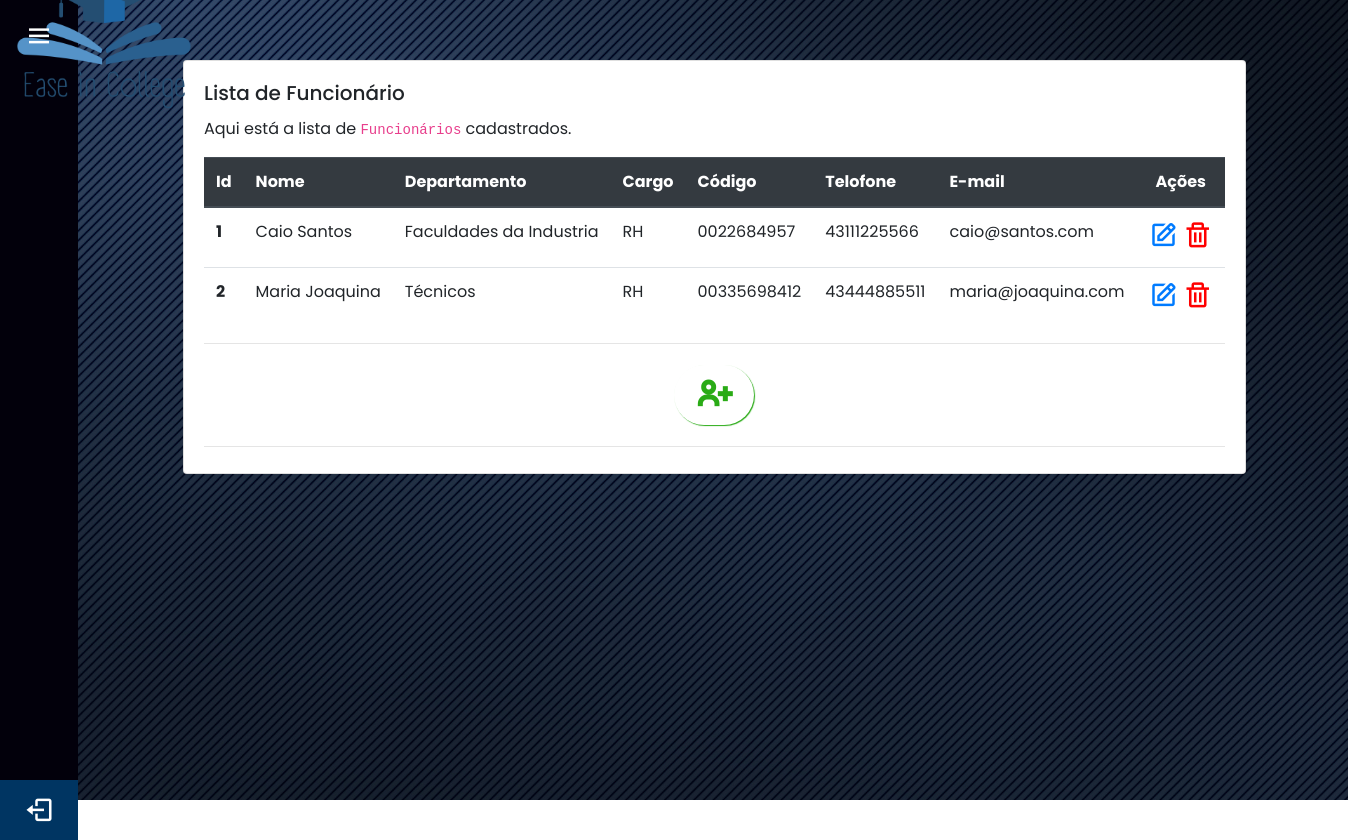
Screenshot of /app1/funcionarios/ with the database file from the repository.
### app1/models.py (models this page shows, shortened)
class CadastroFuncionario(models.Model):
    nome = models.CharField(max_length=100)
    departamento = models.CharField(max_length=100)
    cargo = models.CharField(max_length=100)
    codigo = models.CharField(max_length=100)
    telefone = models.CharField(max_length=14)
    email = models.EmailField(unique=True)
    senha = models.CharField(max_length=10)
    class Meta:
        verbose_name = 'Cadastro de Funcionário'
        verbose_name_plural = 'Cadastros de Funcionários'

### app1/views.py (the view)
# urls.py: path('funcionarios/', FuncionarioListView.as_view(), name="lista_funcionarios"),
class FuncionarioListView(ListView):
    template_name = "app3/funcionario/lista.html"
    model = CadastroFuncionario
    context_object_name = "funcionarios"

### templates/app3/funcionario/lista.html (shortened to what this page needs)
{% extends "app3/layouts/base.html" %}
{% block conteudo %}
<div class="container" style="padding: 60px 0px; margin-left: 120px; width: 1380px; display: flex">
  <div class="row">
    <div class="col-lg-15 col-md-12 col-sm-12 col-xs-12" style="padding: 0px">
      <div class="card">
        <div class="card-body" style="padding-bottom: 10px">
          <h5 class="card-title">Lista de Funcionário</h5>
          {% if funcionarios|length > 0 %}
            <p class="card-text">
              Aqui está a lista de <code>Funcionários</code> cadastrados.
            </p>
            <div class="search-list">
            <table class="table" id="myTable">
              <thead class="thead-dark">
              <tr>
                <th scope="col">Id</th>
                <th scope="col">Nome</th>
                <th scope="col">Departamento</th>
                <th scope="col">Cargo</th>
                <th scope="col">Código</th>
                <th scope="col">Telofone</th>
                <th scope="col">E-mail</th>
                <th scope="col" class="text-center">Ações</th>
              </tr>
              </thead>
              <tbody>
              {% for funcionario in funcionarios %}
                <tr>
                  <th scope="row">{{ funcionario.id }}</th>
                  <td>{{ funcionario.nome }}</td>
                  <td>{{ funcionario.departamento }}</td>
                  <td>{{ funcionario.cargo }}</td>
                  <td>{{ funcionario.codigo }}</td>
                  <td>{{ funcionario.telefone }}</td>
                  <td>{{ funcionario.email }}</td>
                  <td class="text-center">
                    <a href="{% url 'app1:atualiza_funcionario' pk=funcionario.id %}">
                      <i class='bx bx-edit effectEd'></i>
                    </a>
                    <a href="{% url 'app1:deleta_funcionario' pk=funcionario.id %}">
                      <i class='bx bx-trash effectEx'></i>
                    </a>
                  </td>
                </tr>
              {% endfor %}
              </tbody>
            </table>
            </div>
        {% else %}
          <div class="text-center mt-5 mb-5 jumbotron">
            <h5>Nenhum <code>Funcionário</code> cadastrado ainda.</h5>
          </div>
        {% endif %}
          <hr />
          <div class="text-center" style="padding-top: 5px; padding-bottom: 5px">
            <a href="{% url 'app1:cadastra_funcionario' %}">
                <i class='bx bx-user-plus testbutton' style="border: none; padding-right: 20px;
                  color: #2AAB16; font-size: 40px"></i>
            </a>
          </div>
        <hr>
        </div>
      </div>
    </div>
  </div>
</div>
{% endblock %}

### app1/static/app2/css/master.css (style rules this page uses)
* { margin: 0; padding: 0; box-sizing: border-box; font-family: "Poppins" , sans-serif; }

### templates/app3/funcionario/lista.html (style rules this page uses)
.testbutton { font-family: "Poppins" , sans-serif; font-weight: bold; font-size: 14px; padding: 10px 20px; border-radius: 45px; border: none; box-shadow: 1px 1px 1px #2AAB16; background: #FFFFFF; transition: 0.3s; }
.effectEx { color: red; font-size: 30px; }
.effectEd { font-size: 30px; }

### rows the page displays
CadastroFuncionario: id "1", nome "Caio Santos", departamento "Faculdades da Industria", cargo "RH", codigo "0022684957", telefone "43111225566", email "caio@santos.com"
CadastroFuncionario: id "2", nome "Maria Joaquina", departamento "Técnicos", cargo "RH", codigo "00335698412", telefone "43444885511", email "maria@joaquina.com"
